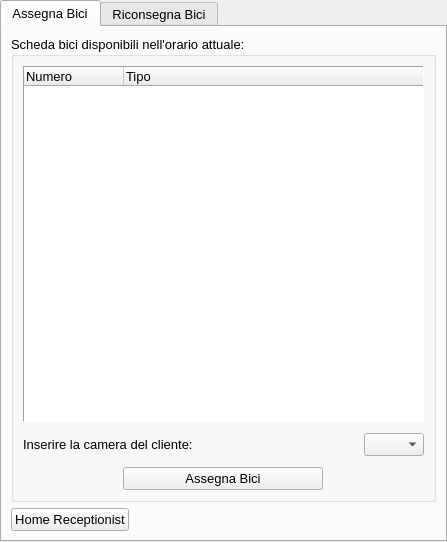
<?xml version="1.0" encoding="UTF-8"?>
<ui version="4.0">
 <class>TabWidget</class>
 <widget class="QTabWidget" name="TabWidget">
  <property name="geometry">
   <rect>
    <x>0</x>
    <y>0</y>
    <width>447</width>
    <height>542</height>
   </rect>
  </property>
  <property name="font">
   <font>
    <family>Arial</family>
    <pointsize>10</pointsize>
   </font>
  </property>
  <property name="windowTitle">
   <string>TabWidget</string>
  </property>
  <property name="currentIndex">
   <number>0</number>
  </property>
  <widget class="QWidget" name="tabAssegna">
   <attribute name="title">
    <string>Assegna Bici</string>
   </attribute>
   <layout class="QVBoxLayout" name="verticalLayout_3">
    <item>
     <widget class="QGroupBox" name="groupboxAssegnaBici">
      <property name="title">
       <string>Scheda bici disponibili nell'orario attuale:</string>
      </property>
      <layout class="QVBoxLayout" name="verticalLayout_2">
       <property name="topMargin">
        <number>9</number>
       </property>
       <item>
        <widget class="QTreeWidget" name="treewidgetBiciAssegnabili">
         <property name="frameShape">
          <enum>QFrame::Panel</enum>
         </property>
         <property name="selectionMode">
          <enum>QAbstractItemView::MultiSelection</enum>
         </property>
         <column>
          <property name="text">
           <string>Numero</string>
          </property>
         </column>
         <column>
          <property name="text">
           <string>Tipo</string>
          </property>
         </column>
        </widget>
       </item>
       <item>
        <widget class="QWidget" name="widget" native="true">
         <property name="sizePolicy">
          <sizepolicy hsizetype="Preferred" vsizetype="Preferred">
           <horstretch>0</horstretch>
           <verstretch>0</verstretch>
          </sizepolicy>
         </property>
         <layout class="QHBoxLayout" name="horizontalLayout">
          <property name="leftMargin">
           <number>0</number>
          </property>
          <property name="topMargin">
           <number>5</number>
          </property>
          <property name="rightMargin">
           <number>0</number>
          </property>
          <property name="bottomMargin">
           <number>5</number>
          </property>
          <item>
           <widget class="QLabel" name="labelInserireCameraCliente">
            <property name="text">
             <string>Inserire la camera del cliente:</string>
            </property>
           </widget>
          </item>
          <item>
           <spacer name="horizontalSpacer_2">
            <property name="orientation">
             <enum>Qt::Horizontal</enum>
            </property>
            <property name="sizeType">
             <enum>QSizePolicy::Expanding</enum>
            </property>
            <property name="sizeHint" stdset="0">
             <size>
              <width>40</width>
              <height>20</height>
             </size>
            </property>
           </spacer>
          </item>
          <item>
           <widget class="QComboBox" name="comboboxCamereAssegna">
            <property name="maximumSize">
             <size>
              <width>60</width>
              <height>16777215</height>
             </size>
            </property>
           </widget>
          </item>
         </layout>
        </widget>
       </item>
       <item alignment="Qt::AlignHCenter">
        <widget class="QPushButton" name="btnAssegna">
         <property name="minimumSize">
          <size>
           <width>200</width>
           <height>0</height>
          </size>
         </property>
         <property name="text">
          <string>Assegna Bici</string>
         </property>
        </widget>
       </item>
      </layout>
     </widget>
    </item>
    <item alignment="Qt::AlignLeft">
     <widget class="QPushButton" name="btnIndietroAssegna">
      <property name="text">
       <string>Home Receptionist</string>
      </property>
     </widget>
    </item>
   </layout>
  </widget>
  <widget class="QWidget" name="tabRiconsegna">
   <attribute name="title">
    <string>Riconsegna Bici</string>
   </attribute>
   <layout class="QVBoxLayout" name="verticalLayout">
    <item>
     <widget class="QLabel" name="labelcameraAssociataNoleggio">
      <property name="text">
       <string>Innanzitutto inseriamo il numero di camera associata ai noleggi de concludere:</string>
      </property>
      <property name="wordWrap">
       <bool>true</bool>
      </property>
     </widget>
    </item>
    <item>
     <widget class="QWidget" name="widgetRicercaNoleggi" native="true">
      <property name="sizePolicy">
       <sizepolicy hsizetype="Preferred" vsizetype="Preferred">
        <horstretch>0</horstretch>
        <verstretch>0</verstretch>
       </sizepolicy>
      </property>
      <layout class="QHBoxLayout" name="horizontalLayout_2">
       <property name="topMargin">
        <number>3</number>
       </property>
       <property name="bottomMargin">
        <number>5</number>
       </property>
       <item>
        <spacer name="horizontalSpacer_14">
         <property name="orientation">
          <enum>Qt::Horizontal</enum>
         </property>
         <property name="sizeType">
          <enum>QSizePolicy::Expanding</enum>
         </property>
         <property name="sizeHint" stdset="0">
          <size>
           <width>160</width>
           <height>20</height>
          </size>
         </property>
        </spacer>
       </item>
       <item>
        <widget class="QComboBox" name="comboboxCamereRiconsegna">
         <property name="maximumSize">
          <size>
           <width>60</width>
           <height>16777215</height>
          </size>
         </property>
         <property name="maxVisibleItems">
          <number>20</number>
         </property>
        </widget>
       </item>
       <item>
        <spacer name="horizontalSpacer_15">
         <property name="orientation">
          <enum>Qt::Horizontal</enum>
         </property>
         <property name="sizeType">
          <enum>QSizePolicy::Fixed</enum>
         </property>
         <property name="sizeHint" stdset="0">
          <size>
           <width>30</width>
           <height>20</height>
          </size>
         </property>
        </spacer>
       </item>
       <item>
        <widget class="QPushButton" name="btnRicercaNoleggi">
         <property name="text">
          <string>Ricerca noleggi</string>
         </property>
        </widget>
       </item>
      </layout>
     </widget>
    </item>
    <item>
     <widget class="QGroupBox" name="groupboxNoleggiInCorso">
      <property name="title">
       <string>Scheda noleggi in corso della camera ricercata:</string>
      </property>
      <layout class="QVBoxLayout" name="verticalLayout_4">
       <property name="topMargin">
        <number>9</number>
       </property>
       <item>
        <widget class="QTreeWidget" name="treewidgetRiconsegnaBici">
         <property name="frameShape">
          <enum>QFrame::Panel</enum>
         </property>
         <property name="selectionMode">
          <enum>QAbstractItemView::MultiSelection</enum>
         </property>
         <column>
          <property name="text">
           <string>Numero</string>
          </property>
         </column>
         <column>
          <property name="text">
           <string>Tipo</string>
          </property>
         </column>
        </widget>
       </item>
       <item alignment="Qt::AlignHCenter">
        <widget class="QPushButton" name="btnTerminaNoleggi">
         <property name="minimumSize">
          <size>
           <width>200</width>
           <height>0</height>
          </size>
         </property>
         <property name="text">
          <string>Termina Noleggi</string>
         </property>
        </widget>
       </item>
      </layout>
     </widget>
    </item>
    <item alignment="Qt::AlignLeft">
     <widget class="QPushButton" name="pushButton">
      <property name="text">
       <string>Home Receptionist</string>
      </property>
     </widget>
    </item>
   </layout>
  </widget>
 </widget>
 <resources/>
 <connections/>
</ui>
